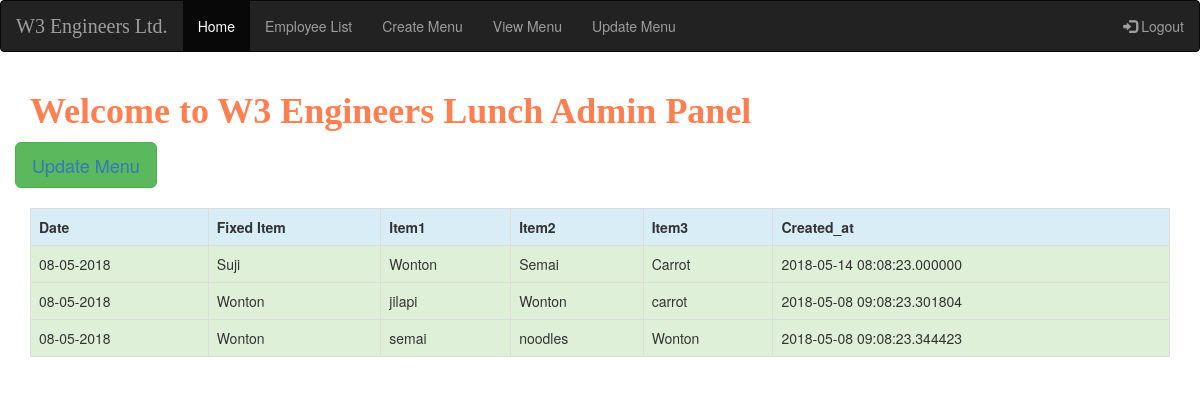
Page /view_menu.php on the committed database.
### tables this page shows
CREATE TABLE `lunch_menu` (
  `id` int(11) NOT NULL,
  `date` varchar(100) NOT NULL,
  `menu1` varchar(100) NOT NULL,
  `menu2` varchar(100) NOT NULL,
  `menu3` varchar(100) NOT NULL,
  `menu4` varchar(100) NOT NULL,
  `created_at` timestamp(6) NOT NULL DEFAULT CURRENT_TIMESTAMP(6)
);

### view_menu.php (the view, shortened to what this page needs)
<?php
$connect=mysqli_connect("localhost","root","","w3_lunch");
$query="select * from lunch_menu";
$result=mysqli_query($connect,$query);
?>
<!DOCTYPE html>
<html lang="en">
<head>
    <link rel="stylesheet" href="https://maxcdn.bootstrapcdn.com/bootstrap/3.3.7/css/bootstrap.min.css">
    <link rel="stylesheet" type="text/css" href="css/home.css">
</head>
<body>
<nav class="navbar navbar-inverse">
    <div class="container-fluid">
        <div class="navbar-header">
            <a class="navbar-brand w3_engineers" href="index.php">W3 Engineers Ltd.</a>
        </div>
        <ul class="nav navbar-nav">
            <li class="active"><a href="#">Home</a></li>
            <li><a href="employee_list.php">Employee List</a>
            </li>
            <li><a href="#">Create Menu</a></li>
            <li><a href="view_menu.php"> View Menu</a> </li>
            <li><a href="update_menu/update_lunch_menu.php" id="menu_update"> Update Menu</a> </li>
        </ul>
        <ul class="nav navbar-nav navbar-right">
            <li><a href="index.php"><span class="glyphicon glyphicon-log-in"></span> Logout</a></li>
        </ul>
    </div>
</nav>
<div class="container">
    <h1 class="lunch_header">Welcome to W3 Engineers Lunch Admin Panel
    </h1>
<div class="row">
    <button class="btn btn-success btn-lg" id="button-pos"><a href="login_dashboard.php"> Update Menu</a></button>
    <br><br>
</div>
    <div class="table-responsive">
        <table class="table table-bordered table-striped">
            <tr>
                <th class="info">Date</th>
                <th class="info">Fixed Item</th>
                <th class="info">Item1</th>
                <th class="info">Item2</th>
                <th class="info">Item3</th>
                <th class="info">Created_at</th>
            </tr>
            <?php
            while($row = mysqli_fetch_array($result))
            {
                echo '
      <tr class="success">
       <td>'.$row["date"].'</td>
       <td>'.$row["menu1"].'</td>
       <td>'.$row["menu2"].'</td>
        <td>'.$row["menu3"].'</td>
         <td>'.$row["menu4"].'</td>
          <td>'.$row["created_at"].'</td>
      </tr>
      ';
            }
            ?>
        </table>
    </div>
</div>
</body>
</html>

### css/home.css (style rules this page uses)
.w3_engineers { font-family: Consolas; font-size: 20px; }
.lunch_header { font-family: Consolas; font-weight: bold; color: coral; }
#button-pos { padding-right: auto; }

### rows in the picture
lunch_menu: date "08-05-2018", menu1 "Suji", menu2 "Wonton", menu3 "Semai", menu4 "Carrot", created_at "2018-05-14 08:08:23.000000"
lunch_menu: date "08-05-2018", menu1 "Wonton", menu2 "jilapi", menu3 "Wonton", menu4 "carrot", created_at "2018-05-08 09:08:23.301804"
lunch_menu: date "08-05-2018", menu1 "Wonton", menu2 "semai", menu3 "noodles", menu4 "Wonton", created_at "2018-05-08 09:08:23.344423"
